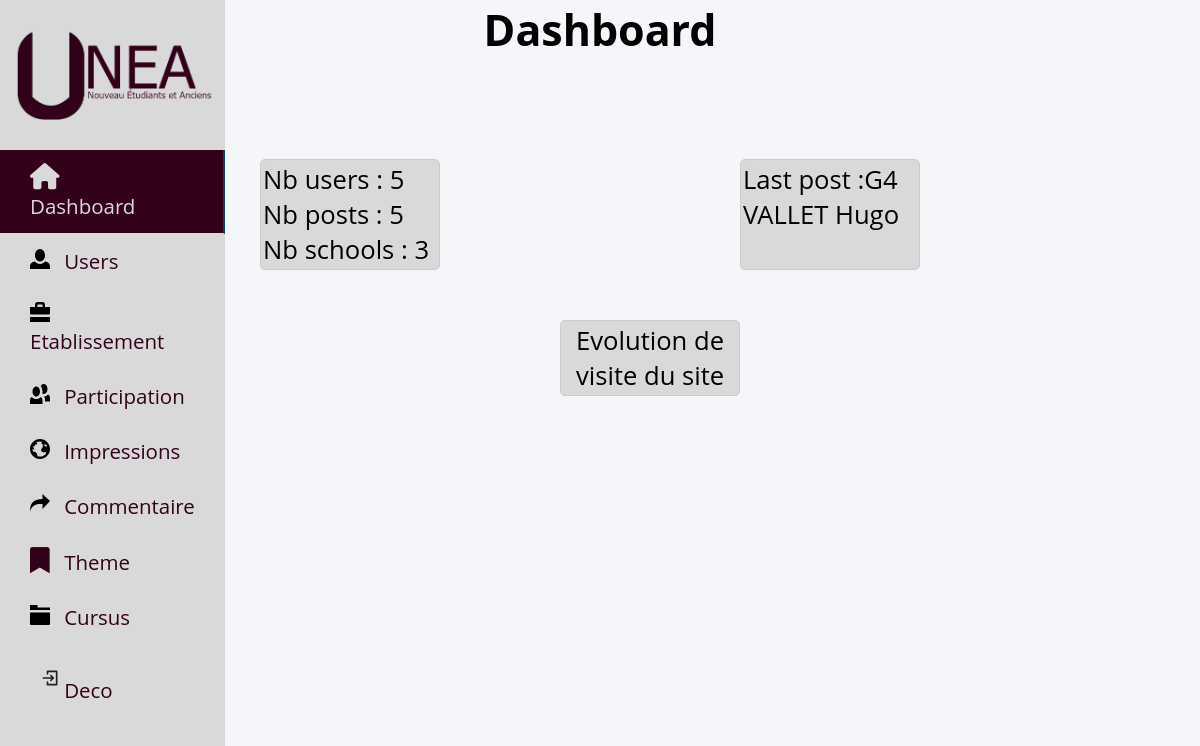
The app's page /admin.php with its own data.
### tables this page shows
CREATE TABLE IF NOT EXISTS `impression` (
  `id_imp` int(11) NOT NULL AUTO_INCREMENT,
  `titre_imp` varchar(250) DEFAULT NULL,
  `contenu_imp` text,
  `date_imp` timestamp NOT NULL,
  `id_theme` int(11) NOT NULL,
  `id_user` int(11) NOT NULL,
  PRIMARY KEY (`id_imp`),
  KEY `id_theme` (`id_theme`),
  KEY `id_user` (`id_user`)
);

CREATE TABLE IF NOT EXISTS `user` (
  `id_user` int(11) NOT NULL AUTO_INCREMENT,
  `nom_user` varchar(50) DEFAULT NULL,
  `prenom_user` varchar(50) DEFAULT NULL,
  `mail_user` varchar(50) DEFAULT NULL,
  `dtn_user` varchar(10) DEFAULT NULL,
  `mdp_user` varchar(65) DEFAULT NULL,
  `img_user` varchar(250) DEFAULT NULL,
  `role_user` int(11) DEFAULT NULL,
  `newsLetter` tinyint(1) DEFAULT NULL,
  PRIMARY KEY (`id_user`)
);

### admin.php (the view, shortened to what this page needs)
<!DOCTYPE html>
<html lang="en">
<head>
    <link rel="stylesheet" href="assets/css/admin.css">
    <link rel="stylesheet" href="https://cdnjs.cloudflare.com/ajax/libs/font-awesome/6.0.0/css/all.min.css">
</head>
<body>
<?php include "include/bdd.php" ;
      include "include/nav-admin.php";
       $sql_nb_user = "SELECT COUNT(id_user) FROM user";
       $result_user = $bdd->query($sql_nb_user);
       $nombreUtilisateurs = $result_user->fetchColumn();
       $sql_nb_post = "SELECT COUNT(id_imp) FROM impression";
       $result_post = $bdd->query($sql_nb_post);
       $nombrePost = $result_post->fetchColumn();
       $sql_nb_ecole = "SELECT COUNT(nom_etab) FROM etablissement";
       $result_ecole = $bdd->query($sql_nb_ecole);
       $nombreEcole = $result_ecole->fetchColumn();
$sql_last_post ="SELECT impression.titre_imp,user.nom_user,user.prenom_user  FROM impression INNER JOIN user on user.id_user=impression.id_user
                 ORDER BY impression.id_imp DESC
                 LIMIT 1";
$result_last=$bdd->query($sql_last_post);
while ($row = $result_last->fetch(PDO::FETCH_ASSOC)) {
?>
<center><h2 >Dashboard</h2></center>
<div class="grid-container">
<div class="container">
        <li>Nb users :<?=" ".$nombreUtilisateurs ?> </li>
        <li>Nb posts :<?=" ".$nombrePost?></li>
        <li>Nb schools :<?=" ".$nombreEcole?></li>
    </div>
    <div class="container">
        <li>Last post :<?=$row["titre_imp"]." ".$row["nom_user"]." ".$row["prenom_user"] ; }?></li>
    </div>
    <div class="bottom-container container">
        <li>Evolution de visite du site </li>
    </div>
</div>
</body>
</html>

### assets/css/admin.css (style rules this page uses)
* { list-style: none; text-decoration: none; margin: 0; padding: 0; box-sizing: border-box; font-family: 'Open Sans', sans-serif; font-size: 1.28em; }
body { background: #f5f6fa; }
.container { padding: 2px; border: 1px solid #ccc; border-radius: 5px; width: 9em; text-align: left; background-color: #d9d9d9; font-size: 20px; }
.grid-container { margin-left:13em ; margin-top: 5em; display: grid; grid-template-columns: 1fr 1fr; grid-gap: 20px; font-size: 20px; }
.bottom-container { grid-column: 1 / -1; margin-top: 30px; text-align: center; margin-left: 15em; }

### records on screen
impression: nombreUtilisateurs "5", nombrePost "5", nombreEcole "3", titre_imp "G4", id_user.nom_user "VALLET", id_user.prenom_user "Hugo"
